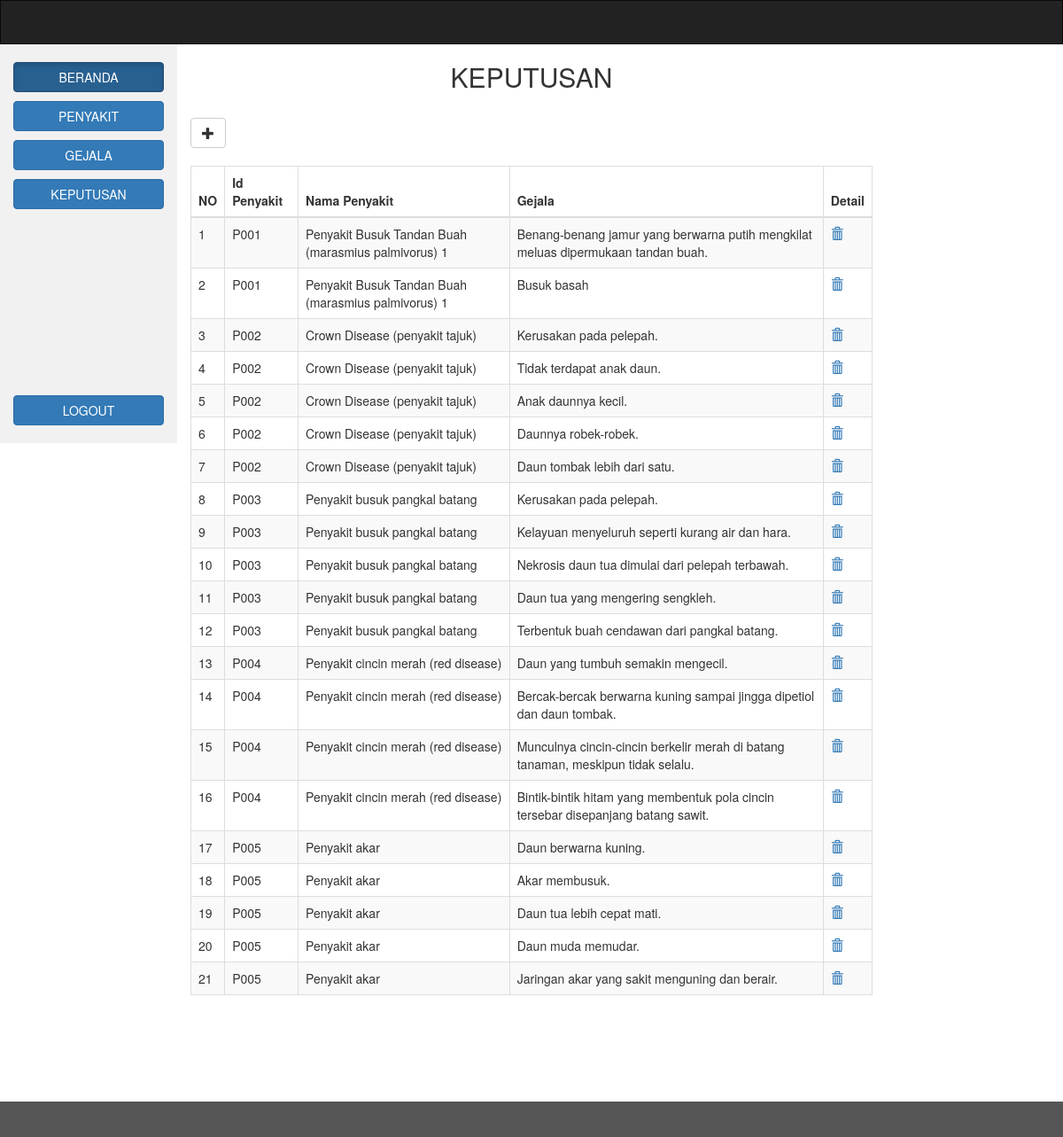
/basispengetahuan.php, run on the app's committed database.
### tables this page shows
CREATE TABLE `basispengetahuan` (
  `namapenyakit` varchar(100) NOT NULL,
  `gejala` text NOT NULL
);

CREATE TABLE `penyakit` (
  `idpenyakit` varchar(20) NOT NULL,
  `namapenyakit` varchar(1000) NOT NULL,
  `pengendalian` text
);

### basispengetahuan.php (the view, shortened to what this page needs)
<?php
include "session.php";
?>
<!DOCTYPE html>
<html lang="en">
<head>
  <link rel="stylesheet" href="https://maxcdn.bootstrapcdn.com/bootstrap/3.3.7/css/bootstrap.min.css">
  <link rel="stylesheet" href="css/style.css">
</head>
<body>
<nav class="navbar navbar-inverse">
</nav>
<div class="container-fluid text-center">
  <div class="row content">
    <?php include('menuadmin.php');?>
    <div class="col-sm-8 text-left">
        <h2 class="text-center">KEPUTUSAN</h2>
<br>
<a href="abasispengetahuan.php"><button type="button" class="btn btn-default">
  <span class="glyphicon glyphicon-plus" aria-hidden="true"></span>
</button></a>
        <br><br>
            <div class="box-body table-responsive">
                <table id="example1" class="table table-bordered table-striped">
                    <thead>
                        <tr>
                            <th>NO</th>
                            <th>Id Penyakit</th>
						              	<th>Nama Penyakit</th>
                            <th>Gejala</th>
                            <th>Detail</th>
                        </tr>
                    </thead>
                     <?php
                            $queri="Select p.idpenyakit, b.namapenyakit, b.gejala from basispengetahuan b, penyakit p where p.namapenyakit=b.namapenyakit";
                    $hasil=mysqli_query ($konek_db,$queri);
                    $id = 0;
while ($data = mysqli_fetch_array ($hasil)){
 			$id++;
 			echo "
        			<tr>
        			<td>".$id."</td>
					<td>".$data['idpenyakit']."</td>
        			<td>".$data['namapenyakit']."</td>
                    <td>".$data['gejala']."</td>
                    <td><a href=\"adeletebasispengetahuan.php?id=".$data['namapenyakit']."\"  onclick='return checkDelete()'><i class='glyphicon glyphicon-trash'></i></a></td>
        		</tr>
        	";
                    }
 ?>
</table><br><br><br><br><br>
        </div>
            </div>
  </div>
</div>
<footer class="container-fluid text-center">
</footer>
</body>
</html>

### css/style.css (style rules this page uses)
.navbar { margin-bottom: 0; border-radius: 0; }
.row.content { height: 450px }
footer { background-color: #555; color: white; padding: 15px; }

### data on the page
basispengetahuan: penyakit.idpenyakit "P001", namapenyakit "Penyakit Busuk Tandan Buah (marasmius palmivorus) 1", gejala "Benang-benang jamur yang berwarna putih mengkilat meluas dipermukaan tandan buah."
basispengetahuan: penyakit.idpenyakit "P001", namapenyakit "Penyakit Busuk Tandan Buah (marasmius palmivorus) 1", gejala "Busuk basah"
basispengetahuan: penyakit.idpenyakit "P002", namapenyakit "Crown Disease (penyakit tajuk)", gejala "Kerusakan pada pelepah."
basispengetahuan: penyakit.idpenyakit "P002", namapenyakit "Crown Disease (penyakit tajuk)", gejala "Tidak terdapat anak daun."
basispengetahuan: penyakit.idpenyakit "P002", namapenyakit "Crown Disease (penyakit tajuk)", gejala "Anak daunnya kecil."
basispengetahuan: penyakit.idpenyakit "P002", namapenyakit "Crown Disease (penyakit tajuk)", gejala "Daunnya robek-robek."
basispengetahuan: penyakit.idpenyakit "P002", namapenyakit "Crown Disease (penyakit tajuk)", gejala "Daun tombak lebih dari satu."
basispengetahuan: penyakit.idpenyakit "P003", namapenyakit "Penyakit busuk pangkal batang", gejala "Kerusakan pada pelepah."
basispengetahuan: penyakit.idpenyakit "P003", namapenyakit "Penyakit busuk pangkal batang", gejala "Kelayuan menyeluruh seperti kurang air dan hara."
basispengetahuan: penyakit.idpenyakit "P003", namapenyakit "Penyakit busuk pangkal batang", gejala "Nekrosis daun tua dimulai dari pelepah terbawah."
basispengetahuan: penyakit.idpenyakit "P003", namapenyakit "Penyakit busuk pangkal batang", gejala "Daun tua yang mengering sengkleh."
basispengetahuan: penyakit.idpenyakit "P003", namapenyakit "Penyakit busuk pangkal batang", gejala "Terbentuk buah cendawan dari pangkal batang."
basispengetahuan: penyakit.idpenyakit "P004", namapenyakit "Penyakit cincin merah (red disease)", gejala "Daun yang tumbuh semakin mengecil."
basispengetahuan: penyakit.idpenyakit "P004", namapenyakit "Penyakit cincin merah (red disease)", gejala "Bercak-bercak berwarna kuning sampai jingga dipetiol dan daun tombak."
basispengetahuan: penyakit.idpenyakit "P004", namapenyakit "Penyakit cincin merah (red disease)", gejala "Munculnya cincin-cincin berkelir merah di batang tanaman, meskipun tidak selalu."
basispengetahuan: penyakit.idpenyakit "P004", namapenyakit "Penyakit cincin merah (red disease)", gejala "Bintik-bintik hitam yang membentuk pola cincin tersebar disepanjang batang sawit."
basispengetahuan: penyakit.idpenyakit "P005", namapenyakit "Penyakit akar", gejala "Daun berwarna kuning."
basispengetahuan: penyakit.idpenyakit "P005", namapenyakit "Penyakit akar", gejala "Akar membusuk."
basispengetahuan: penyakit.idpenyakit "P005", namapenyakit "Penyakit akar", gejala "Daun tua lebih cepat mati."
basispengetahuan: penyakit.idpenyakit "P005", namapenyakit "Penyakit akar", gejala "Daun muda memudar."
basispengetahuan: penyakit.idpenyakit "P005", namapenyakit "Penyakit akar", gejala "Jaringan akar yang sakit menguning dan berair."
